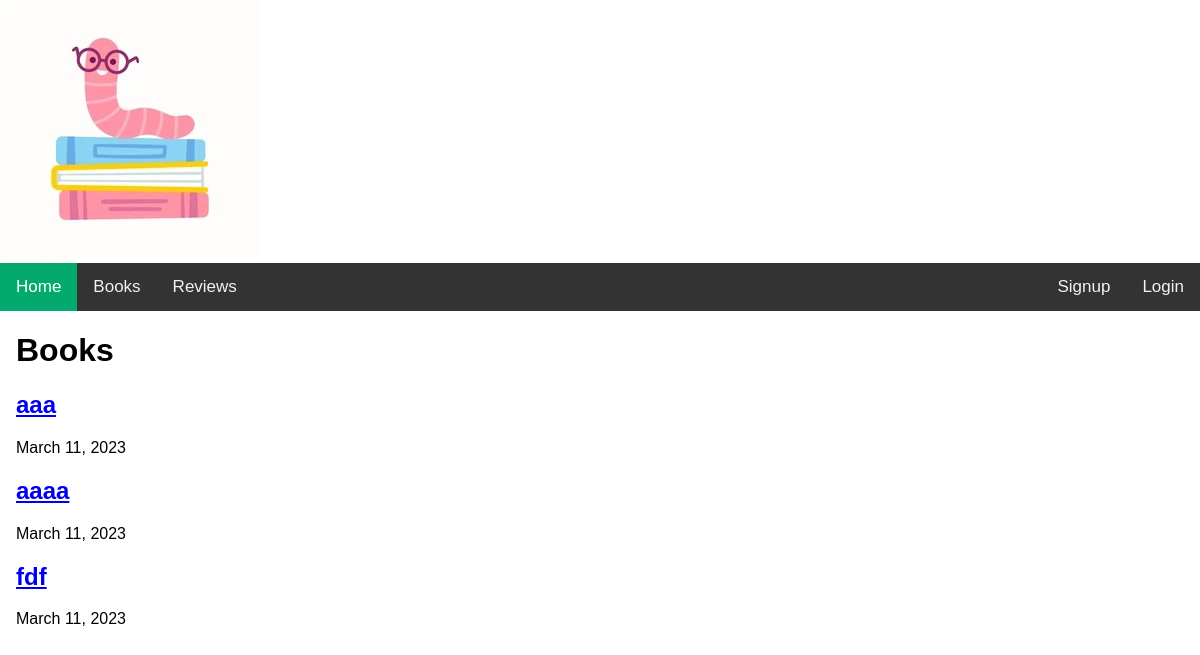
Page /books/books/ on the committed database.
### books/models.py (models this page shows, shortened)
class Books(models.Model):
    title = models.CharField(max_length=100)
    book_author = models.CharField(default="john doe",max_length=100)
    slug = models.SlugField(null=False, unique=True)
    body = models.TextField()
    data = models.DateField(auto_now_add=True)
    thumb = models.ImageField(default="profile.jpg", blank=True)

### books/views.py (the view)
# urls.py: path("books/", views.books_list, name='list'),
def books_list(request):
    books = Books.objects.all().order_by('title')
    return render(request, "books/books_list.html", {"books" : books})

### templates/books/books_list.html
{% extends 'base_layout.html' %}
{% block content %}
<h1>Books</h1>
<div class="books">
    {% for books in books %}
    <div class="books">
        <h2><a href="{% url 'books:detail' slug=books.slug %}">{{books.title}}</a></h2>
        <p>{{books.data}}</p>
    </div>
    {% endfor %}
</div>
{% endblock %}

### assets/styles.css (style rules this page uses)
body { margin: 0; font-family: Arial, Helvetica, sans-serif; }

### rows in the picture
Books: title "aaa", data "March 11, 2023"
Books: title "aaaa", data "March 11, 2023"
Books: title "fdf", data "March 11, 2023"
